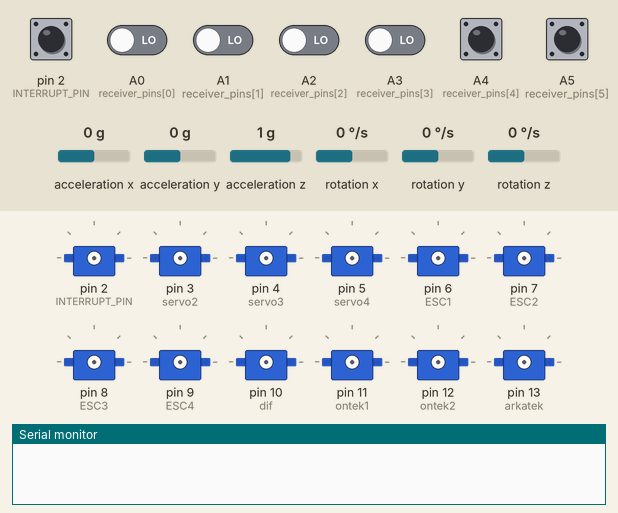
A sketch run on a simulated Arduino Uno, built with avr-gcc and run on an emulated ATmega328P. On the bench: 12 × servo, the last lines printed to the serial monitor. The inputs (shaded band) are chosen by the test bench; at power-on: A4 (receiver_pins[4]), A5 (receiver_pins[5]) HIGH, A0 (receiver_pins[0]), A1 (receiver_pins[1]), A2 (receiver_pins[2]), A3 (receiver_pins[3]), pin 2 (INTERRUPT_PIN) LOW, acceleration x 0 g, acceleration y 0 g, acceleration z 1 g, rotation x 0 °/s, rotation y 0 °/s, rotation z 0 °/s. The sensor or clock chip raises its interrupt line as the real part does.

Above: at 0.1 s.
At 0.6 s:
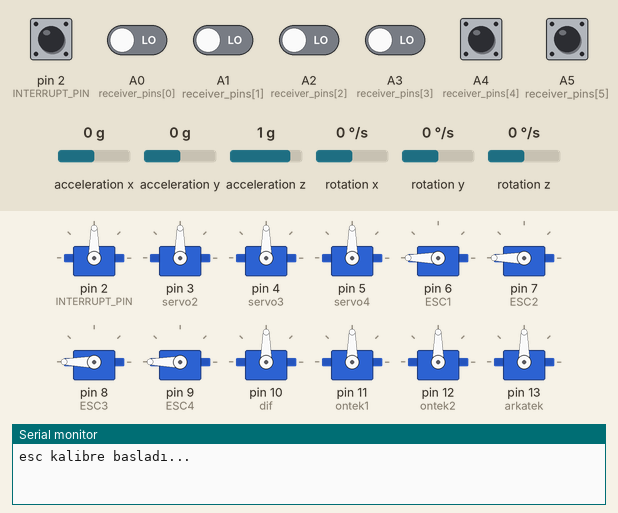
At 5.7 s:
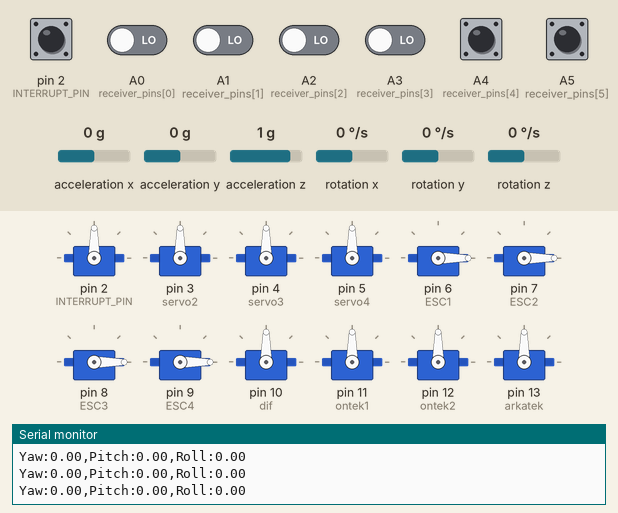
5.8 s: acceleration x set to -1.4 g
Timing chart, 0 to 8.8 s (numbered marks = the images above; inputs shaded):
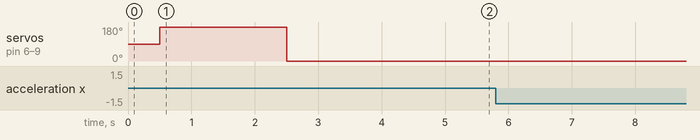

The sketch:

IMU.ino
```cpp
#define INTERRUPT_PIN 2
#include "I2Cdev.h"
#include "MPU6050_6Axis_MotionApps20.h"
#if I2CDEV_IMPLEMENTATION == I2CDEV_ARDUINO_WIRE
#include "Wire.h"
#endif
MPU6050 mpu;


// orientation/motion vars
Quaternion q;           // [w, x, y, z]         quaternion container
VectorFloat gravity;    // [x, y, z]            gravity vector
float ypr[3];           // [yaw, pitch, roll]   yaw/pitch/roll container and gravity vector

bool dmpReady = false;  // set true if DMP init was successful
uint8_t mpuIntStatus;   // holds actual interrupt status byte from MPU
uint8_t devStatus;      // return status after each device operation (0 = success, !0 = error)
uint16_t packetSize;    // expected DMP packet size (default is 42 bytes)
uint8_t fifoBuffer[64]; // FIFO storage buffer
int16_t * first_sets;
int16_t * second_sets;

volatile bool mpuInterrupt = false;     // indicates whether MPU interrupt pin has gone high
void dmpDataReady() {
  mpuInterrupt = true;
}

struct Orientation {
  double Yaw;
  double Pitch;
  double Roll;
  bool Error;
};

struct Orientation prevOrientation;

void initializeIMU() {
#if I2CDEV_IMPLEMENTATION == I2CDEV_ARDUINO_WIRE
  Wire.begin();
  Wire.setClock(400000);
#elif I2CDEV_IMPLEMENTATION == I2CDEV_BUILTIN_FASTWIRE
  Fastwire::setup(400, true);
#endif

  mpu.initialize();
  pinMode(INTERRUPT_PIN, INPUT);

  devStatus = mpu.dmpInitialize();


  mpu.setXAccelOffset(1356.00000);
  mpu.setYAccelOffset(533.00000);
  mpu.setZAccelOffset(1702.00000);
  mpu.setXGyroOffset(48);
  mpu.setYGyroOffset(-11.00000);
  mpu.setZGyroOffset(25.00000);
//1356.00000,	533.00000,	1702.00000,	48.00000,	-11.00000,	25.00000
//-1012.00000,  1285.00000, 1322.00000, 76.00000, -36.00000,  14.00000
//-560.00000,  -2681.00000,  1680.00000, 35.00000, 75.00000, -39.00000


  if (devStatus == 0) {
    mpu.setDMPEnabled(true);
    attachInterrupt(digitalPinToInterrupt(INTERRUPT_PIN), dmpDataReady, RISING);
    mpuIntStatus = mpu.getIntStatus();
    dmpReady = true;
    packetSize = mpu.dmpGetFIFOPacketSize();
  } else {
    Serial.print(F("DMP Initialization failed (code "));
  }
}

struct Orientation getIMUOrientation() {
  if (!dmpReady || !mpu.testConnection()) {
    struct Orientation o;
    o.Yaw = 0;
    o.Pitch = 0;
    o.Roll = 0;
    o.Error = true;
    return o;
  }

  if (mpu.dmpGetCurrentFIFOPacket(fifoBuffer)) {
    mpu.dmpGetQuaternion(&q, fifoBuffer);
    mpu.dmpGetGravity(&gravity, &q);
    mpu.dmpGetYawPitchRoll(ypr, &q, &gravity);

    struct Orientation o;
    o.Yaw = ypr[0] * 180 / M_PI;
    o.Pitch = ypr[2] * 180 / M_PI;
    o.Roll = ypr[1] * 180 / M_PI;
    o.Error = false;

    prevOrientation.Yaw = o.Yaw;
    prevOrientation.Pitch = o.Pitch;
    prevOrientation.Roll = o.Roll;

    return o;
  } else {
    return prevOrientation;
  }
}
```

setup.ino
```cpp
#include<Servo.h>
Servo ESC1, ESC2, ESC3, ESC4;
Servo servo1, servo2, servo3, servo4;
Servo dif;
Servo ontek1;
Servo ontek2;
Servo arkatek;
int receiver_pins[] = {A0, A1, A2, A3, A4, A5};
long int receiver_values[] = {0, 0, 0, 0, 0, 0};
int res_min = 891;
int res_max = 1977;
int servo_val1= 0;
int servo_val2= 90;
long int throttle=0, prevyaw=0, prevpitch=0, prevroll=0, en1=0, en2=0;

void setup(){
  initializeIMU();
  Serial.begin(9600);
  servo1.attach(2,1000,2000);
  servo2.attach(3,1000,2000);
  servo3.attach(4,1000,2000);
  servo4.attach(5,1000,2000);
  ESC1.attach(6,1000,2000);
  ESC2.attach(7,1000,2000);
  ESC3.attach(8,1000,2000);
  ESC4.attach(9,1000,2000);
  dif.attach(10,1000,2000);
  ontek1.attach(11,1000,2000);
  ontek2.attach(12,1000,2000);
  arkatek.attach(13,1000,2000);
  Serial.println("esc kalibre basladı...");
  ESC1.write(180);
  ESC2.write(180);
  ESC3.write(180);
  ESC4.write(180);
  delay(2000);
  ESC1.write(0);
  ESC2.write(0);
  ESC3.write(0);
  ESC4.write(0);
  Serial.println("esc kalibre ortada1");
  delay(2000);

  Serial.println("esc kalibre bitti");

}

void loop() {
  struct Orientation o = getIMUOrientation();
  for(int i=0; i<6; i++) {
    receiver_values[i]=pulseIn (receiver_pins[i], HIGH, 25000);
    /*Serial.print("CH");
    Serial.print(i);
    Serial.print(" : ");
    Serial.print(receiver_values[i]);
    Serial.print(",\t");*/
  }
  //Serial.println(" ");

  if( receiver_values[5]>1500) {

      servo1.write(servo_val1);
      servo2.write(servo_val1);
      servo3.write(servo_val1);
      servo4.write(servo_val1);
    for(int i=0; i<6; i++) {
      receiver_values[i]=map(receiver_values[i],970,1881,0,180);

    }

    if(receiver_values[2]<0) receiver_values[2]=0;
    if(receiver_values[2]>170) receiver_values[2]=180;
    throttle=receiver_values[2];
    prevyaw=map(receiver_values[0],-30,150,0,180);
    prevpitch=map(receiver_values[1],-3,196,0,180);
    prevroll=map(receiver_values[3],-21,179,0,180);
    for(int i=0; i<6; i++) {
     /* Serial.print("CH");
      Serial.print(i);
      Serial.print(" : ");
      Serial.print(receiver_values[i]);
      Serial.print(",\t");*/
    }
   /* Serial.println(" ");
    Serial.print(prevyaw);
    Serial.print(" , ");
    Serial.print(prevpitch);
    Serial.print(" , ");
    Serial.print(prevroll);
    Serial.println(" "); */
//*************************************************************
    ESC1.write(receiver_values[2]);
    ESC2.write(receiver_values[2]);
    ESC3.write(receiver_values[2]);
    ESC4.write(receiver_values[2]);

  }

  Serial.print("Yaw:");
  Serial.print(o.Yaw);
  Serial.print(",");

  Serial.print("Pitch:");
  Serial.print(o.Pitch);
  Serial.print(",");

  Serial.print("Roll:");
  Serial.print(o.Roll);
  Serial.println();

}
```
